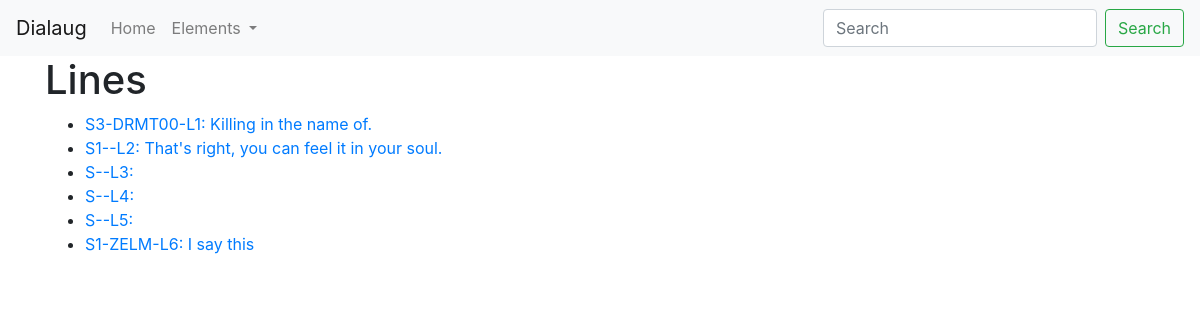
The app's page /lines/, older data.
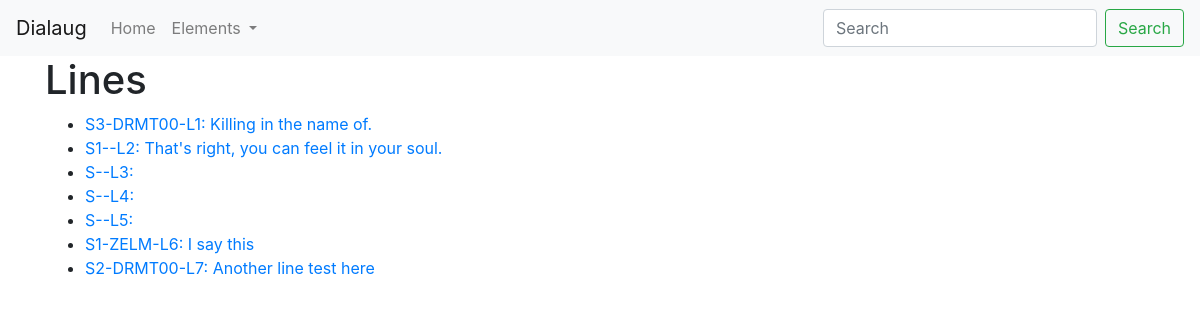
The same page, newer data.
### lines/models.py (models this page shows, shortened)
class Line(models.Model):
    scene = models.ForeignKey(Scene, on_delete=models.PROTECT, default=None, null=True)
    character = models.ForeignKey(Character, on_delete=models.PROTECT, null=True)
    text = models.TextField(default='')
    author = models.ForeignKey(User, on_delete=models.PROTECT, default=1)
    class Meta:
        ordering = ['pk']
    def get_absolute_url(self):
        return reverse("lines:show-line", kwargs={'pk': self.pk})

### scenes/models.py (models this page shows, shortened)
class Scene(models.Model):
    description = models.TextField(default='')
    characters = models.ManyToManyField(Character)

### characters/models.py (models this page shows, shortened)
class Character(models.Model):
    name = models.CharField(blank=True, null=True, max_length=80)
    age = models.PositiveSmallIntegerField(blank=True, null=True)
    gender = models.CharField(blank=True, null=True, max_length=80)
    code = models.CharField(blank=True, null=True, max_length=6)
    description = models.TextField(blank=True, null=True)

### lines/views.py (the view)
# urls.py: path('', views.IndexView.as_view(), name='index'),
class IndexView(generic.ListView):
    template_name = 'lines/index.html'
    context_object_name = "lines"
    def get_queryset(self):
        return Line.objects.all()

### lines/templates/lines/index.html
{% extends 'base.html' %}
{% block content %}
    <div class="container">
        <div class="row">
            <div class="col-md-12">
                <h1>Lines</h1>
                <ul>
                    {% for line in lines %}
                    <li><a href="{{ line.get_absolute_url }}">S{{ line.scene.pk }}-{{ line.character.code }}-L{{ line.pk }}: {{ line.text }}</a></li>
                    {% endfor %}
                </ul>
            </div>
        </div>
    </div>
{% endblock %}

Row changes from the older to the newer data that the page shows:
added Line: scene.pk "2", character.code "DRMT00", pk "7", text "Another line test here"
